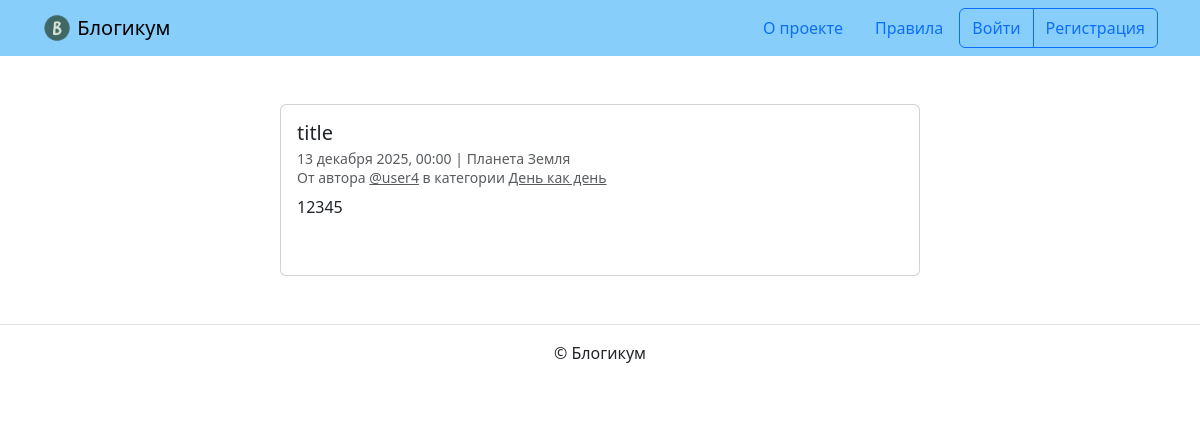
The app's page /posts/47/, older data.
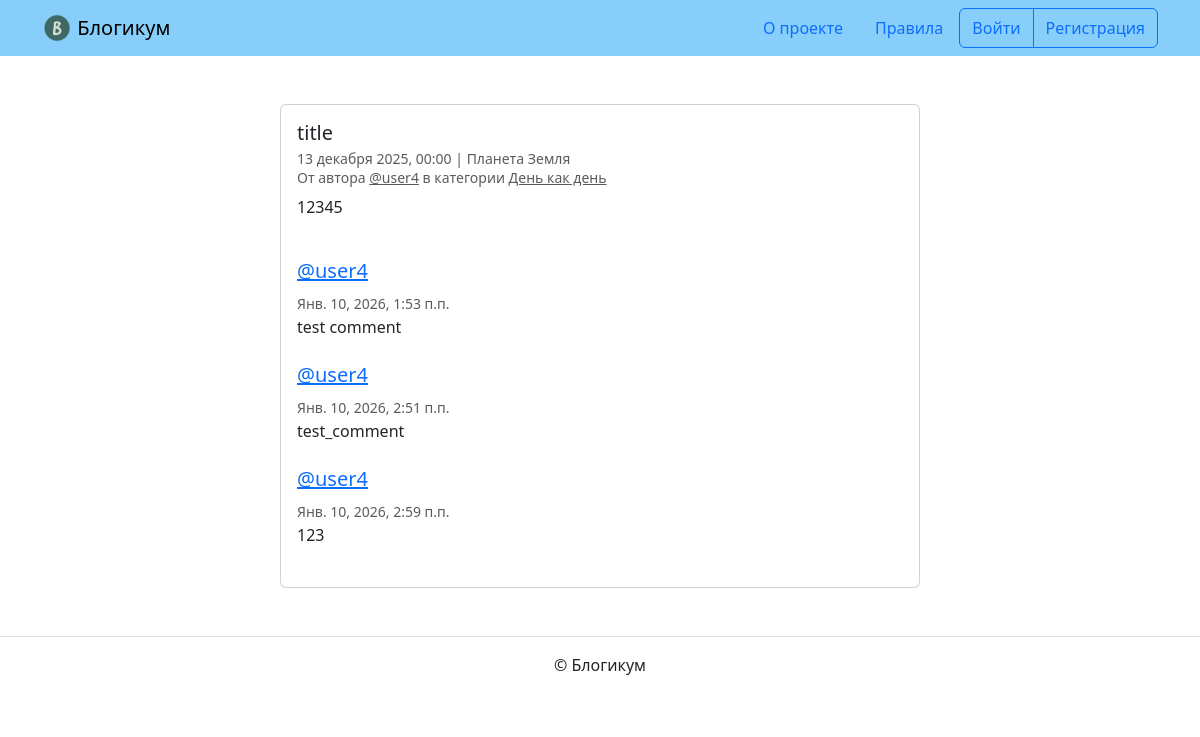
The same page, newer data.
### blog/models.py (models this page shows)
class Comment(models.Model):
    text = models.TextField('Текст комментария')
    post = models.ForeignKey(
        Post,
        on_delete=models.CASCADE,
        related_name='comment',
    )
    created_at = models.DateTimeField(auto_now_add=True)
    author = models.ForeignKey(User, on_delete=models.CASCADE)

### blog/views.py (the view)
# urls.py: path('posts/<int:post_id>/', views.post_detail, name='post_detail'),
def post_detail(request, post_id):
    template_name = 'blog/detail.html'
    now = datetime.datetime.now().replace(tzinfo=pytz.utc)
    try:
        post = get_object_or_404(
            Post.objects.select_related('location', 'category'),
            pk=post_id
        )
        expr = (post.is_published is False)\
            or (post.category.is_published is False)\
            or (post.pub_date > now)
        if (expr) and request.user.pk != post.author.id:
            return render(request, 'pages/404.html', status=404)
    except Exception:
        return render(request, 'pages/404.html', status=404)
    context = {'post': post}
    context['form'] = CommentForm()
    comments = Comment.objects.filter(post=post_id).order_by('created_at')
    context['comments'] = comments
    return render(request, template_name, context)

### templates/blog/detail.html (shortened to what this page needs)
{% extends "base.html" %}
{% block content %}
  <div class="col d-flex justify-content-center">
    <div class="card" style="width: 40rem;">
      <div class="card-body">
        <h5 class="card-title">{{ post.title }}</h5>
        <h6 class="card-subtitle mb-2 text-muted">
          <small>
            {{ post.pub_date|date:"d E Y, H:i" }} | {% if post.location and post.location.is_published %}{{ post.location.name }}{% else %}Планета Земля{% endif %}<br>
            От автора <a class="text-muted" href="{% url 'blog:profile' post.author.username %}">@{{ post.author.username }}</a> в
            категории {% include "includes/category_link.html" %}
          </small>
        </h6>
        <p class="card-text">{{ post.text|linebreaksbr }}</p>
        {% include "includes/comments.html" %}
      </div>
    </div>
  </div>
{% endblock %}

### templates/includes/comments.html (shortened to what this page needs)
{% if user.is_authenticated %}
  {% load django_bootstrap5 %}
{% endif %}
<br>
{% for comment in comments %}
  <div class="media mb-4">
    <div class="media-body">
      <h5 class="mt-0">
        <a href="{% url 'blog:profile' comment.author.username %}" name="comment_{{ comment.id }}">
          @{{ comment.author.username }}
        </a>
      </h5>
      <small class="text-muted">{{ comment.created_at }}</small>
      <br>
      {{ comment.text|linebreaksbr }}
    </div>
  </div>
{% endfor %}

Row changes from the older to the newer data that the page shows:
added Comment: author.username "user4", created_at "Янв. 10, 2026, 1:53 п.п.", text "test comment"
added Comment: author.username "user4", created_at "Янв. 10, 2026, 2:51 п.п.", text "test_comment"
added Comment: author.username "user4", created_at "Янв. 10, 2026, 2:59 п.п.", text "123"
